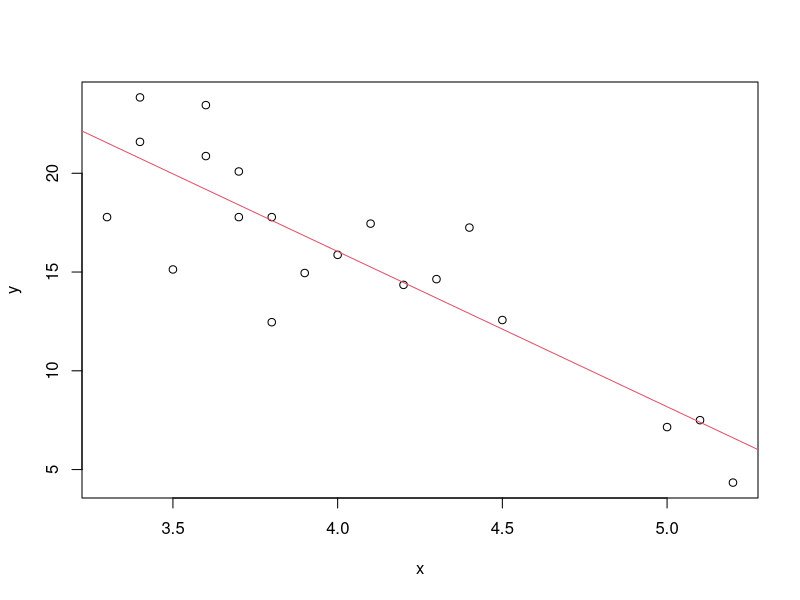
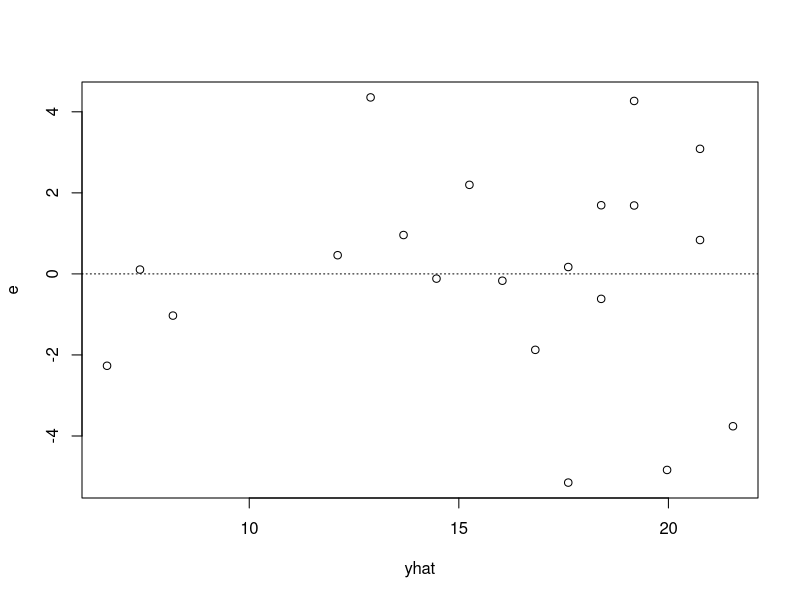
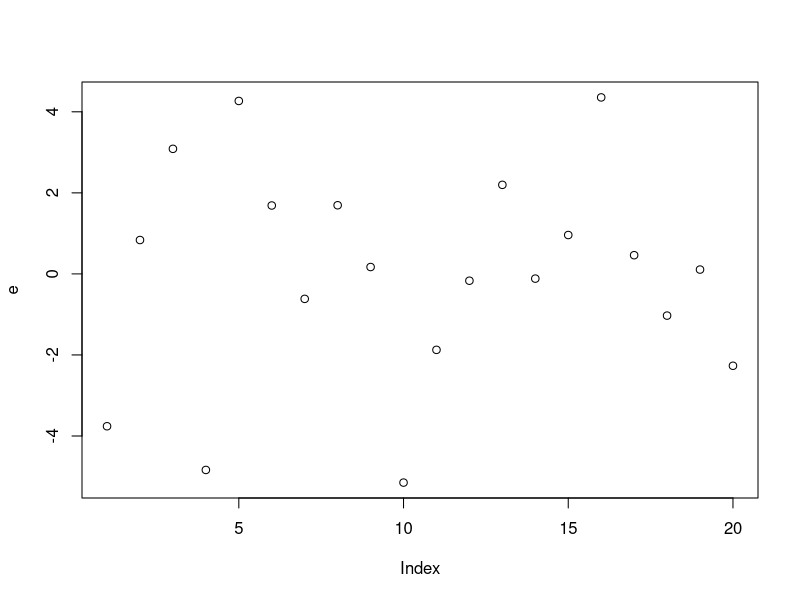
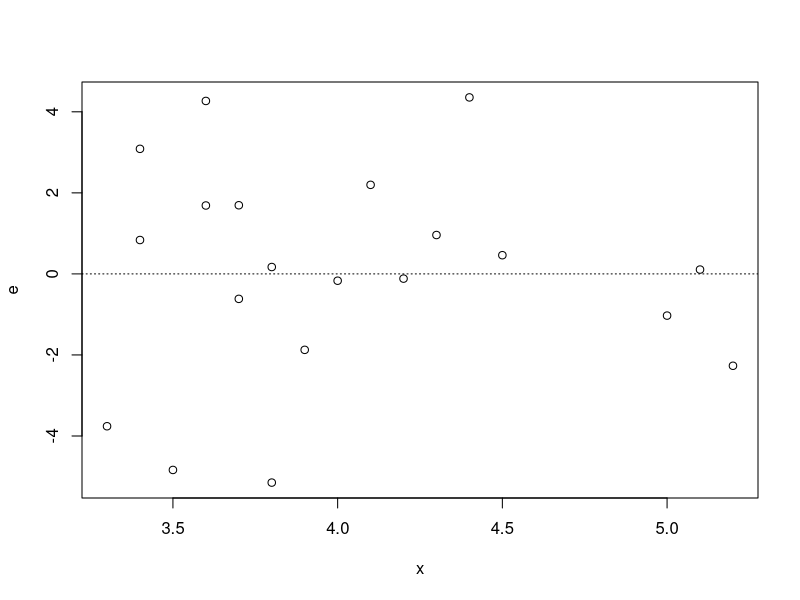
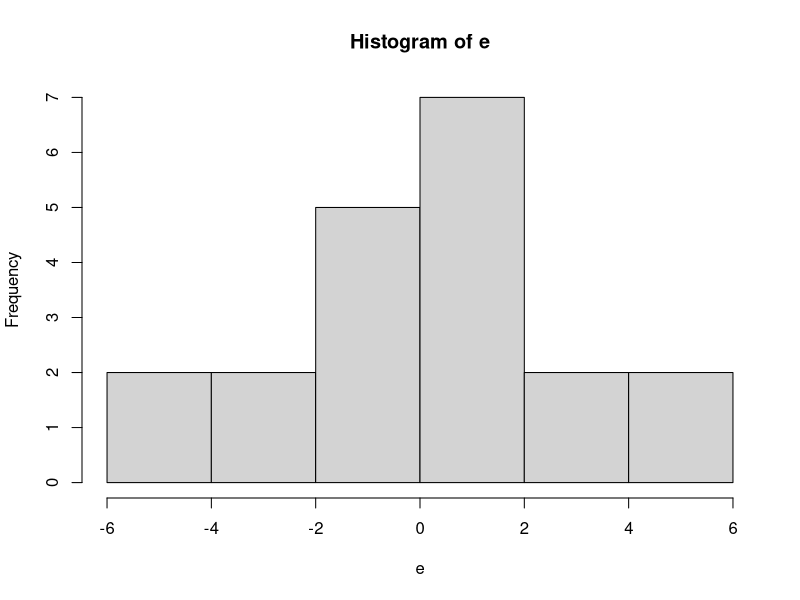
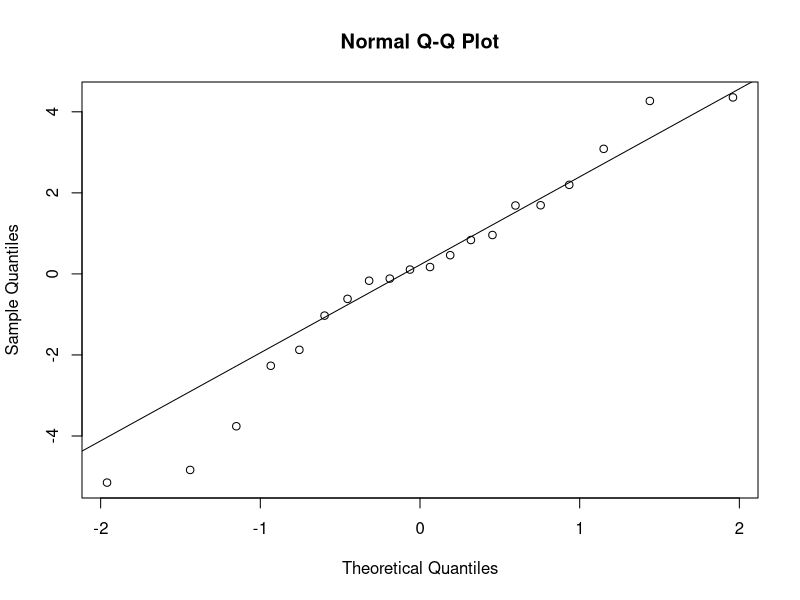

Write the R code that produced these figures, in order.

## ST512 
## Author: Prof Ryan Martin (www4.stat.ncsu.edu/~rmartin)
## R code for Example 11-4 in Ott & Longnecker


# Read in data, define variables, draw basic plot
# x = ph level
# y = growth retardation

x <- c(3.3, 3.4, 3.4, 3.5, 3.6, 3.6, 3.7, 3.7, 3.8, 3.8, 3.9, 4.0, 4.1, 4.2, 4.3, 
       4.4, 4.5, 5.0, 5.1, 5.2)
y <- c(17.78, 21.59, 23.84, 15.13, 23.45, 20.87, 17.78, 20.09, 17.78, 12.46, 14.95, 
       15.87, 17.45, 14.35, 14.64, 17.25, 12.57, 7.15, 7.50, 4.34)
plot(x, y)


# Fit regression model, get output (estimates and tests)

slr.out <- lm(y ~ x)
abline(slr.out, col=2)
summary(slr.out)  

confint(slr.out, "x")

n <- length(y)
t.star <- qt(0.975, df=n-2)
-7.859 + c(-1, 1) * t.star * 1.090 


# Confidence/prediction intervals for ret based on new soil with given ph

new <- data.frame(x=c(4.0, 4.7))  
predict(slr.out, new, interval="confidence")
predict(slr.out, new, interval="prediction")


# Diagnostic plots to check model assumptions

e <- slr.out$residuals
yhat <- slr.out$fitted.values

plot(yhat, e); abline(h=0, lty=3)   # check for linearity
plot(e)                             # check for independence
plot(x, e); abline(h=0, lty=3)      # check for constant variance
hist(e)                             # check for normality
qqnorm(e); qqline(e)                # ditto, but better than above
